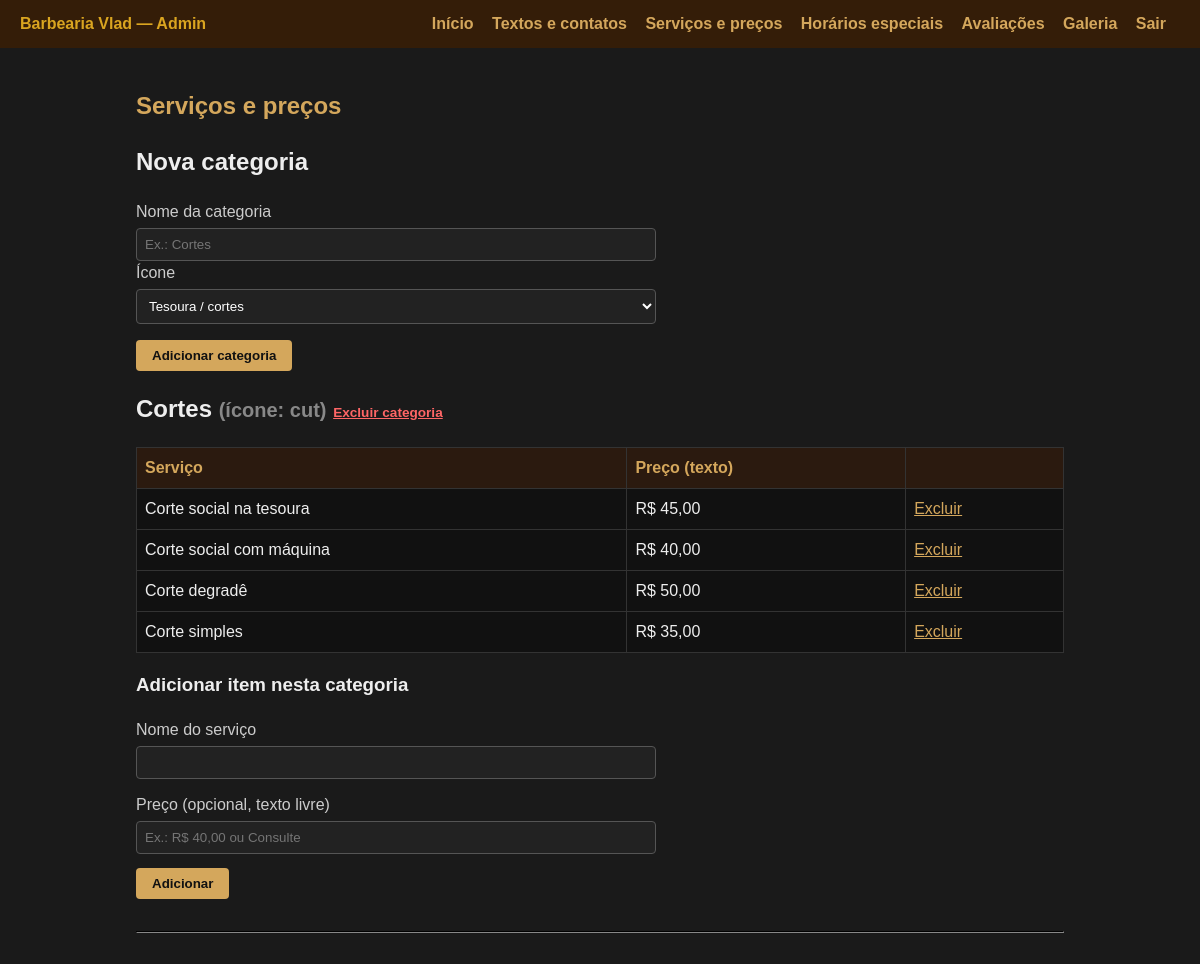
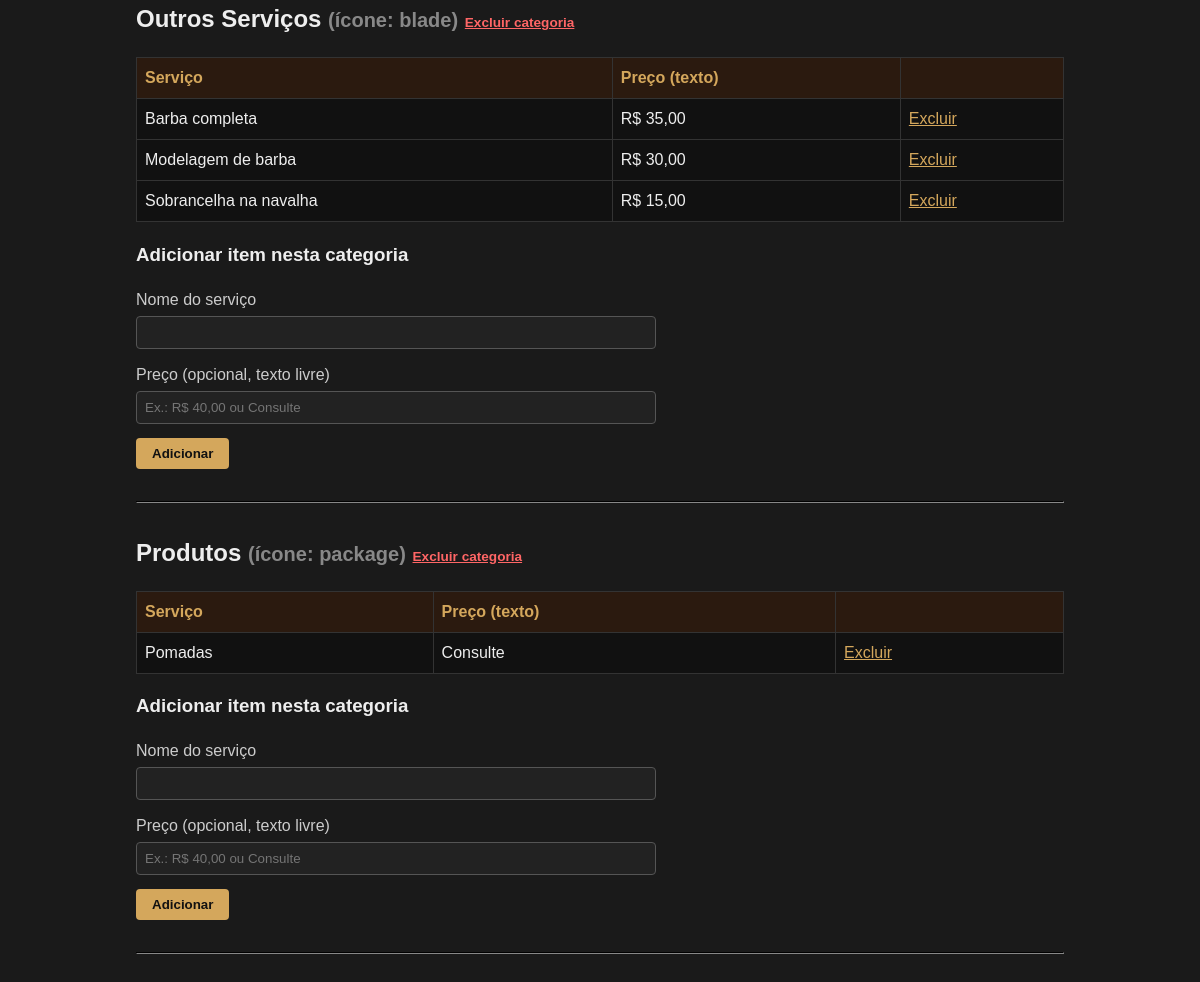
Screenshot of /admin/services.php (signed in) with the database file from the repository (2 pictures, top to bottom).
### tables this page shows
CREATE TABLE service_categories (
  id INT UNSIGNED AUTO_INCREMENT PRIMARY KEY,
  title VARCHAR(120) NOT NULL,
  icon VARCHAR(32) NOT NULL DEFAULT 'cut',
  sort_order INT NOT NULL DEFAULT 0
);

CREATE TABLE service_items (
  id INT UNSIGNED AUTO_INCREMENT PRIMARY KEY,
  category_id INT UNSIGNED NOT NULL,
  name VARCHAR(200) NOT NULL,
  price_display VARCHAR(64) DEFAULT NULL,
  sort_order INT NOT NULL DEFAULT 0,
  FOREIGN KEY (category_id) REFERENCES service_categories(id) ON DELETE CASCADE
);

### includes/functions.php (called while the page is built)
<?php
function h($s)
{
    return htmlspecialchars((string) $s, ENT_QUOTES, 'UTF-8');
}

### admin/services.php (the view, shortened to what this page needs)
<?php
require_once __DIR__ . '/_auth.php';
require_once dirname(__DIR__) . '/includes/functions.php';
$cats = [];
$res = $mysqli->query('SELECT id, title, icon FROM service_categories ORDER BY sort_order ASC, id ASC');
if ($res) {
    while ($row = $res->fetch_assoc()) {
        $cats[] = $row;
    }
}
require_once __DIR__ . '/admin_header.php';
?>
<h1>Serviços e preços</h1>
<h2>Nova categoria</h2>
<form method="post" class="row">
    <label>Nome da categoria</label>
    <input type="text" name="title" required placeholder="Ex.: Cortes">
    <label>Ícone</label>
    <select name="icon">
        <option value="cut">Tesoura / cortes</option>
    </select>
    <p><button type="submit">Adicionar categoria</button></p>
</form>
<?php foreach ($cats as $c) {
    $cid = (int) $c['id'];
    $items = [];
    $st = $mysqli->prepare('SELECT id, name, price_display FROM service_items WHERE category_id = ? ORDER BY sort_order, id');
    if ($st) {
        $st->bind_param('i', $cid);
        $st->execute();
        $ir = $st->get_result();
        while ($row = $ir->fetch_assoc()) {
            $items[] = $row;
        }
    }
    ?>
    <h2><?php echo h($c['title']); ?> <small style="color:#888;">(ícone: <?php echo h($c['icon']); ?>)</small>
        <a href="?del_cat=<?php echo (int) $cid; ?>" onclick="return confirm('Apagar esta categoria e todos os itens?');" style="color:#f66;font-size:0.85rem;">Excluir categoria</a>
    </h2>
    <table>
        <thead><tr><th>Serviço</th><th>Preço (texto)</th><th></th></tr></thead>
        <tbody>
        <?php foreach ($items as $it) { ?>
            <tr>
                <td><?php echo h($it['name']); ?></td>
                <td><?php echo h($it['price_display']); ?></td>
                <td><a href="?del_item=<?php echo (int) $it['id']; ?>" onclick="return confirm('Remover este item?');">Excluir</a></td>
            </tr>
        <?php } ?>
        </tbody>
    </table>
    <h3>Adicionar item nesta categoria</h3>
    <form method="post">
        <div class="row">
            <label>Nome do serviço</label>
            <input type="text" name="name" required>
        </div>
        <div class="row">
            <label>Preço (opcional, texto livre)</label>
            <input type="text" name="price_display" placeholder="Ex.: R$ 40,00 ou Consulte">
        </div>
        <button type="submit">Adicionar</button>
    </form>
    <hr style="border-color:#333;margin:32px 0;">
<?php } ?>
<?php require_once __DIR__ . '/admin_footer.php'; ?>

### admin/admin_header.php (shortened to what this page needs)
<?php
require_once dirname(__DIR__) . '/includes/functions.php';
?>
<!DOCTYPE html>
<html lang="pt-BR">
<head>
</head>
<body>
<header>
    <strong style="color:#daa520;">Barbearia Vlad — Admin</strong>
    <nav>
        <a href="dashboard.php">Início</a>
        <a href="settings.php">Textos e contatos</a>
        <a href="services.php">Serviços e preços</a>
        <a href="special_hours.php">Horários especiais</a>
        <a href="reviews.php">Avaliações</a>
        <a href="gallery.php">Galeria</a>
        <a href="logout.php">Sair</a>
    </nav>
</header>
<main>

### admin/admin_footer.php
</main>
</body>
</html>

### admin/admin_header.php (style rules this page uses)
* { box-sizing: border-box; }
body { font-family: Arial, sans-serif; margin: 0; background: #1a1a1a; color: #eee; line-height: 1.5; }
a { color: #d4a75c; }
header { background: #341d08; padding: 12px 20px; display: flex; flex-wrap: wrap; align-items: center; justify-content: space-between; gap: 10px; }
header nav a { margin-right: 14px; font-weight: bold; text-decoration: none; }
main { max-width: 960px; margin: 0 auto; padding: 24px 16px 60px; }
h1 { color: #d4a75c; font-size: 1.5rem; }
table { width: 100%; border-collapse: collapse; margin: 16px 0; background: #111; }
th, td { border: 1px solid #333; padding: 8px; text-align: left; }
th { background: #2b1a0f; color: #d4a75c; }
input[type="text"], input[type="password"], input[type="number"], textarea, select { width: 100%; max-width: 520px; padding: 8px; border-radius: 4px; border: 1px solid #555; background: #222; color: #fff; }
button, .btn-link { display: inline-block; padding: 8px 16px; background: #d4a75c; color: #111; border: none; border-radius: 4px; cursor: pointer; font-weight: bold; text-decoration: none; }
.row { margin-bottom: 14px; }
label { display: block; margin-bottom: 4px; color: #ccc; }

### rows the page displays
service_categories: title "Cortes", icon "cut"
service_items: name "Corte social na tesoura", price_display "R$ 45,00"
service_items: name "Corte social com máquina", price_display "R$ 40,00"
service_items: name "Corte degradê", price_display "R$ 50,00"
service_items: name "Corte simples", price_display "R$ 35,00"
service_categories: title "Outros Serviços", icon "blade"
service_items: name "Barba completa", price_display "R$ 35,00"
service_items: name "Modelagem de barba", price_display "R$ 30,00"
service_items: name "Sobrancelha na navalha", price_display "R$ 15,00"
service_categories: title "Produtos", icon "package"
service_items: name "Pomadas", price_display "Consulte"
